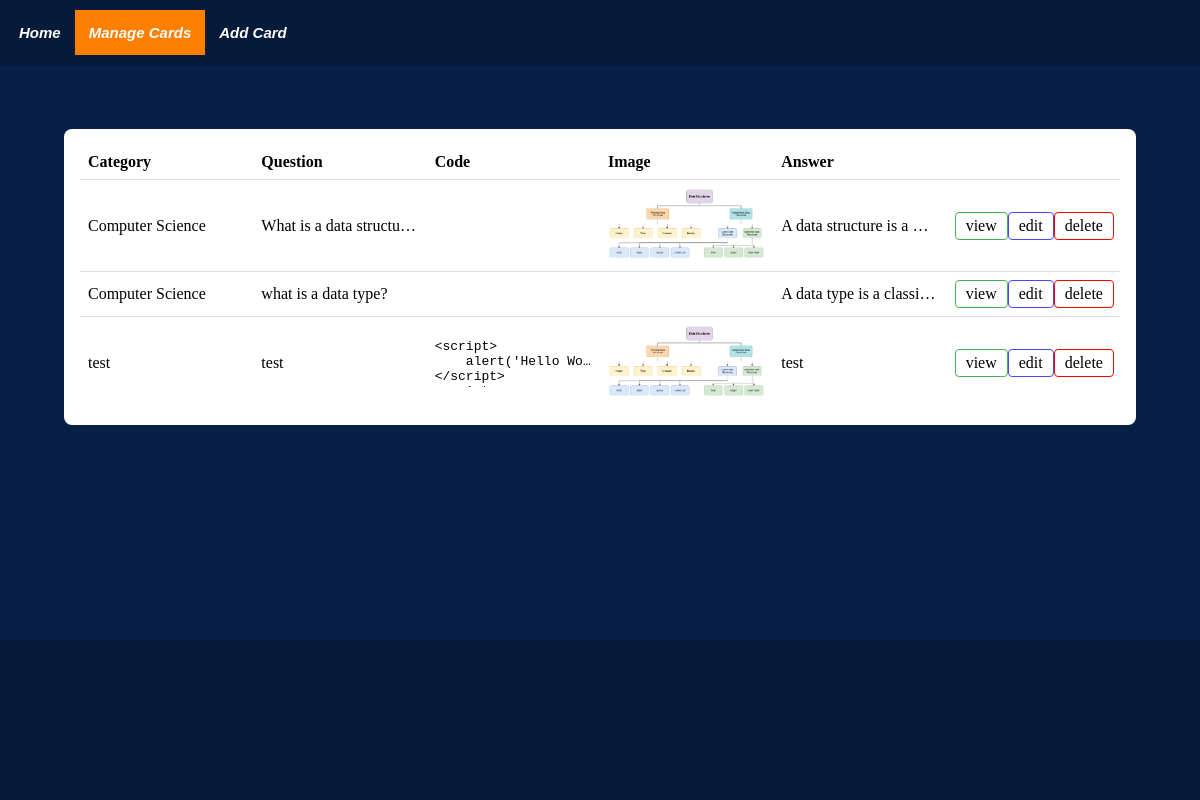
Page /manage_flashcards on the earlier database version.
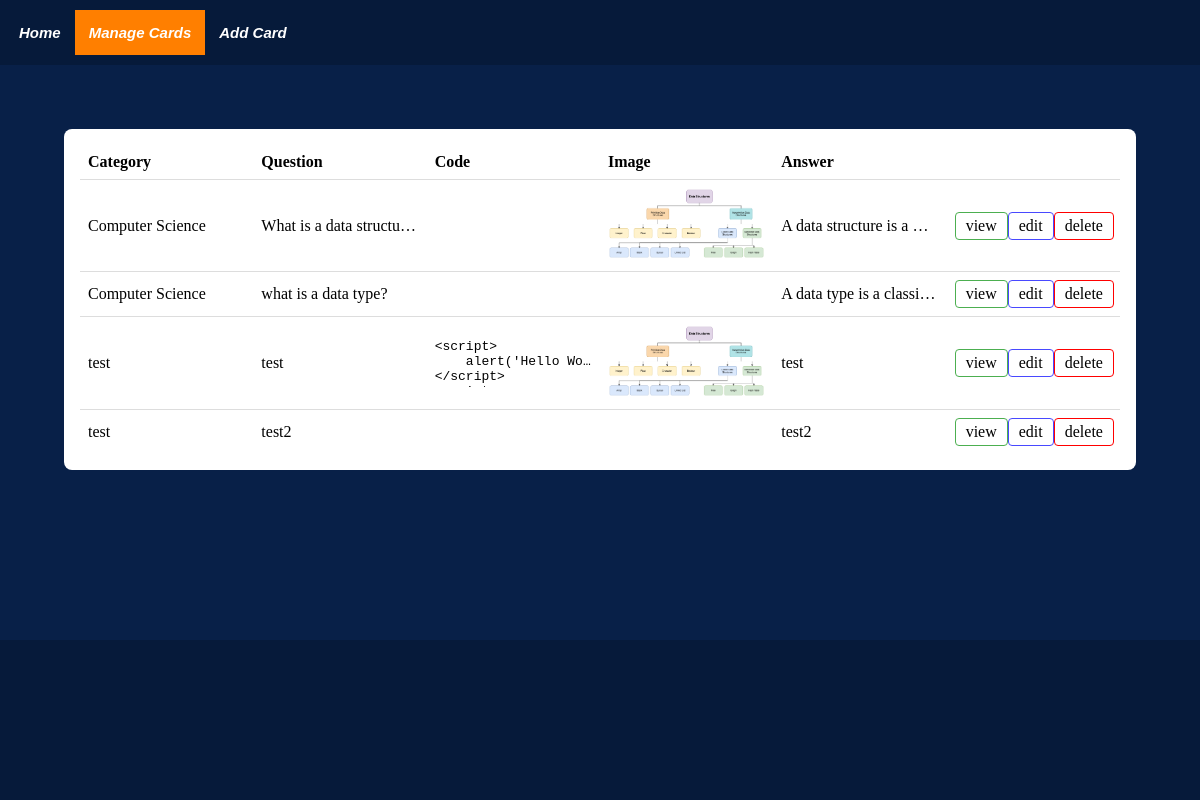
Same page on the later database version.
### tables this page shows
CREATE TABLE Flashcards(
              key INTEGER PRIMARY KEY AUTOINCREMENT,
              category TEXT NOT NULL,
              question TEXT NOT NULL,
              code TEXT,
              image_path TEXT,
              answer TEXT NOT NULL
    );

### app.py (the view)
@app.route("/manage_flashcards")
def manage_flashcards_route():
    data = database.view_allcards(category=None)
    return render_template('manage_flashcards.html', nav_id="manage-page", data=data)

### templates/manage_flashcards.html (shortened to what this page needs)
{% extends "base.html" %}
{% block content %}
<div class="questions-table">
    <table>
        <thead>
            <tr>
                <th>Category</th>
                <th>Question</th>
                <th>Code</th>
                <th>Image</th>
                <th>Answer</th>
                <th></th>
            </tr>
        </thead>
        <tbody>
            {% for value in data['questions'] %}
            <tr>
                <td id="category-cell" class="flash-cell">{{ value['category'] | escape }}</td>
                <td id="question-cell" class="flash-cell">{{ value['question'] | escape }}</td>
                <td id="code-cell" class="flash-cell">
                    {% if value['code'] %}
                    <pre><code>{{ value['code'] | escape }}</code></pre>
                    {% endif %}
                </td>
                <td id="image-cell" class="flash-cell">
                    {% if value['image_path'] %}
                    <img class="card-image" src="{{ url_for('static', filename='images/' + value['image_path']) }}"
                        alt="{{ value['image_path'] }}">
                    {% endif %}
                </td>
                <td id="answer-cell" class="flash-cell">{{ value['answer'] | escape }}</td>
                <td class="action-cell">
                    <div class="action-links">
                        <a class="view-cell" href="{{ url_for('view_flashcard_route', key=value['key']) | escape }}">view</a>
                        <a class="edit-cell" href="{{ url_for('edit_flashcard_route', key=value['key']) | escape }}">edit</a>
                        <a class="delete-cell" href="#" data-question="{{ value['key'] | escape }}">delete</a>
                    </div>
                </td>
            </tr>
            {% endfor %}
        </tbody>
    </table>
</div>
{% endblock %}

### templates/base.html (shortened to what this page needs)
<!DOCTYPE html>
<html lang="en">
    <head>
        <link rel="stylesheet" type="text/css" href="{{ url_for('static', filename='css/base.css') }}">
    </head>
    <body>
        <div id="nav-bar">
            <ul class="nav">
                <li><a href="{{  url_for('home')  }}" class="nav-tile {% if nav_id == 'home-page' %}active{% endif %}">Home</a></li>
                <li><a href="{{  url_for('manage_flashcards_route')  }}" class="nav-tile {% if nav_id == 'manage-page' %}active{% endif %}">Manage Cards</a></li>
                <li><a href="{{  url_for('add_flashcard_route')  }}" class="nav-tile {% if nav_id == 'add-page' %}active{% endif %}">Add Card</a></li>
            </ul>
        </div>
        <div id="flash-messages">
        </div>
        <div class="content">
            {% block content %}{% endblock %}
        </div>
        <footer></footer>
    </body>
</html>

### static/css/base.css (style rules this page uses)
* { padding: 0; margin: 0; box-sizing: border-box; }
body { background-color: #082048; font-family: 'Times New Roman', Times, serif; width: 100%; position: relative; display: flex; flex-direction: column; min-height: 100vh; }
.content { flex: 1; }
#nav-bar { color: #FFFFFF; font-size: 15px; font-family: Arial, sans-serif; font-weight: bold; font-style: italic; padding: 10px 0px 10px 5px; margin-bottom: 1rem; background-color: rgba(0, 0, 0, 0.2); display: flex; flex-direction: row; }
.nav { list-style-type: none; margin: 0; padding: 0; overflow: hidden; }
.nav li { display: inline; float: left; }
.nav-tile { display: block; color: #FFFFFF; text-align: center; padding: 14px; text-decoration: none; }
.active { background: #FF7F00; }
#flash-messages { margin: 0 4rem 1rem 4rem; height: 2rem; overflow: hidden; }
.card-image { border-radius: 4px; height: fit-content; width: auto; max-height: 100%; max-width: 100%; }
.questions-table { margin: 0 4rem 2rem 4rem; padding: 1rem; border-radius: 8px; background-color: #FFFFFF; }
table { width: 100%; table-layout: fixed; border-collapse: collapse; }
th, td { width: 25%; text-align: left; border-bottom: 1px solid #ddd; padding: 8px; }
td pre { max-height: 3rem; overflow: hidden; text-overflow: ellipsis; }
tr:last-child td { border-bottom: none; }
.flash-cell { white-space: nowrap; overflow: hidden; text-overflow: ellipsis; }
.action-cell { text-align: center; justify-content: space-around; }
.action-links { display: flex; justify-content: space-around; }
.view-cell, .edit-cell, .delete-cell { text-decoration: none; padding: 4px 10px; border-radius: 4px; color: black; }
.view-cell { border: 1px solid #4CAF50; }
.edit-cell { border: 1px solid rgb(73, 73, 255); }
.delete-cell { border: 1px solid red; }
footer { height: 10rem; background-color: rgba(0, 0, 0, 0.2); }

Differences in the rows shown:
added Flashcards: category "test", question "test2", answer "test2"
